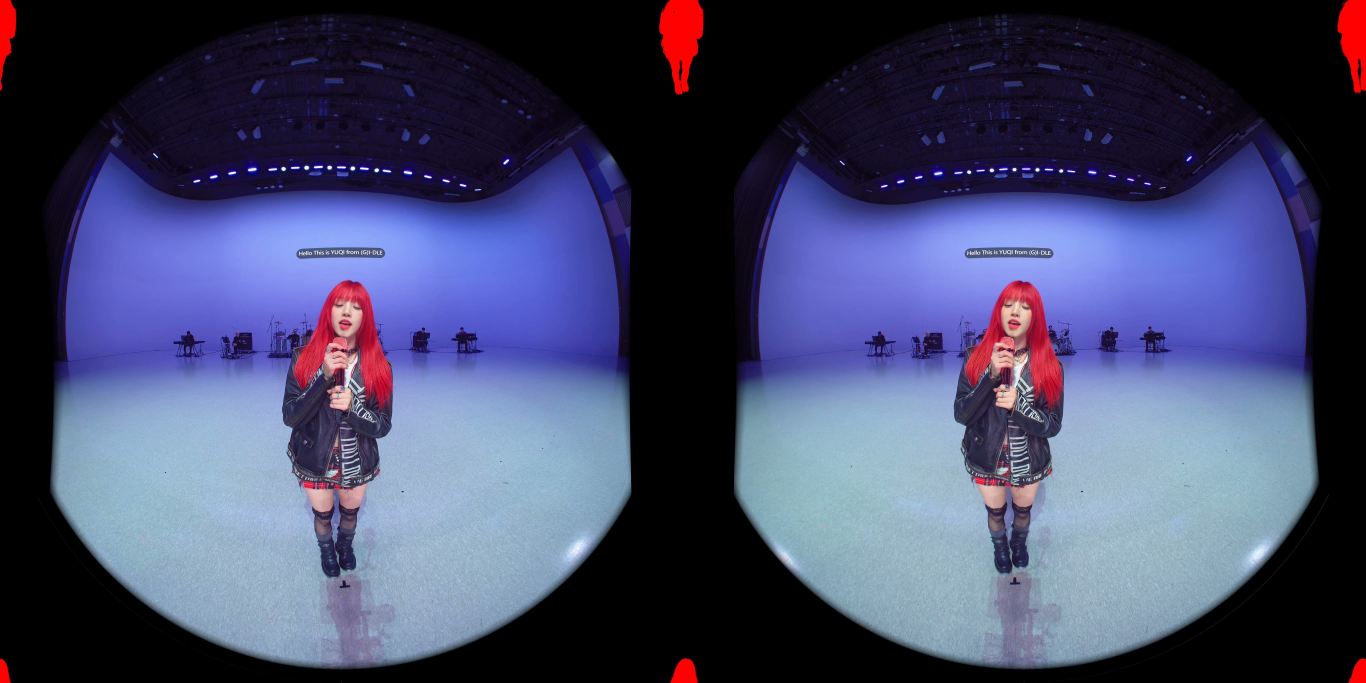
#> input picture assets/sample_alpha.jpg, 4096 x 2048 px (shown at 1/3 size)
$ python -i scene_detection.py   (imports and definitions only)
#> lines starting #> are read from the running program, lines starting #| are printed output that depends on the picture
#> further down, picture is the input picture: shape (2048, 4096, 3); mean B, G, R 103.7, 71.5, 67.6
"""Lightweight scene-cut detection helpers."""
from __future__ import annotations

import cv2
import numpy as np


class SceneCutDetector:
    """HSV-Bhattacharyya scene cut detector with reference EMA and cooldown."""

    def __init__(
        self,
        threshold: float = 0.4,
        cooldown_frames: int = 24,
        ref_ema_alpha: float = 0.95,
        downsample_height: int = 540,
    ) -> None:
        self.threshold = float(threshold)
        self.cooldown = max(0, int(cooldown_frames))
        self.ref_ema_alpha = float(ref_ema_alpha)
        self.downsample_height = max(2, int(downsample_height))
        self.last_distance = 0.0
        self._ref_hist: np.ndarray | None = None
        self._cooldown_left = 0

    def step(self, frame_bgr: np.ndarray) -> bool:
        h, w = frame_bgr.shape[:2]
#> h = 2048; w = 4096
        if h > self.downsample_height:
            new_w = max(2, int(w * self.downsample_height / h))
#> new_w = 1080
            frame_bgr = cv2.resize(frame_bgr, (new_w, self.downsample_height), interpolation=cv2.INTER_AREA)
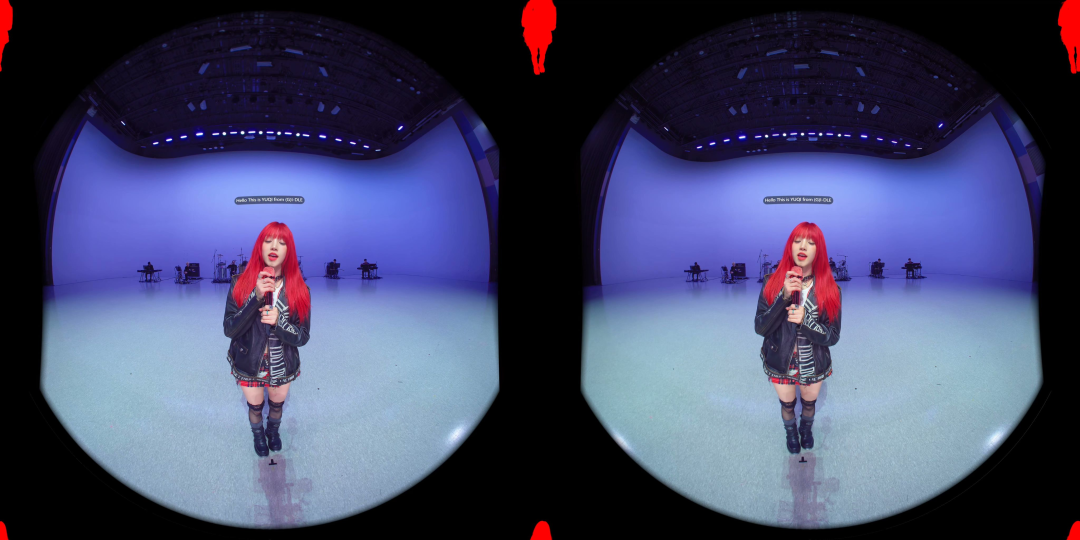
#> frame_bgr: shape (540, 1080, 3); mean of channels 0, 1, 2 103.7, 71.5, 67.6; drawn as B, G, R
        hsv = cv2.cvtColor(frame_bgr, cv2.COLOR_BGR2HSV)
#> hsv: shape (540, 1080, 3); mean H, S, V 81.6, 85.4, 107
        hist = cv2.calcHist([hsv], [0, 1], None, [30, 32], [0, 180, 0, 256])
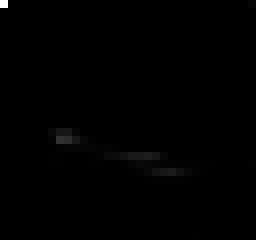
#> hist: shape (30, 32) float32 (shown 8 times larger); min 0, max 167865, mean 607.5; drawn with min black and max white
        cv2.normalize(hist, hist, alpha=1.0, norm_type=cv2.NORM_L1)

        if self._ref_hist is None:
            self._ref_hist = hist
            self.last_distance = 0.0
            return False

        if self._cooldown_left > 0:
            self._cooldown_left -= 1
            self.last_distance = 0.0
            self._update_ref(hist)
            return False

        self.last_distance = float(cv2.compareHist(self._ref_hist, hist, cv2.HISTCMP_BHATTACHARYYA))
        if self.last_distance > self.threshold:
            self._ref_hist = hist
            self._cooldown_left = self.cooldown
            return True
        self._update_ref(hist)
        return False

    def _update_ref(self, hist: np.ndarray) -> None:
        assert self._ref_hist is not None
        self._ref_hist = self._ref_hist * self.ref_ema_alpha + hist * (1.0 - self.ref_ema_alpha)

    def reset(self) -> None:
        self.last_distance = 0.0
        self._ref_hist = None
        self._cooldown_left = 0

>>> import cv2
>>> picture = cv2.imread('../assets/sample_alpha.jpg')
>>> result = SceneCutDetector().step(picture)
#> result = False
